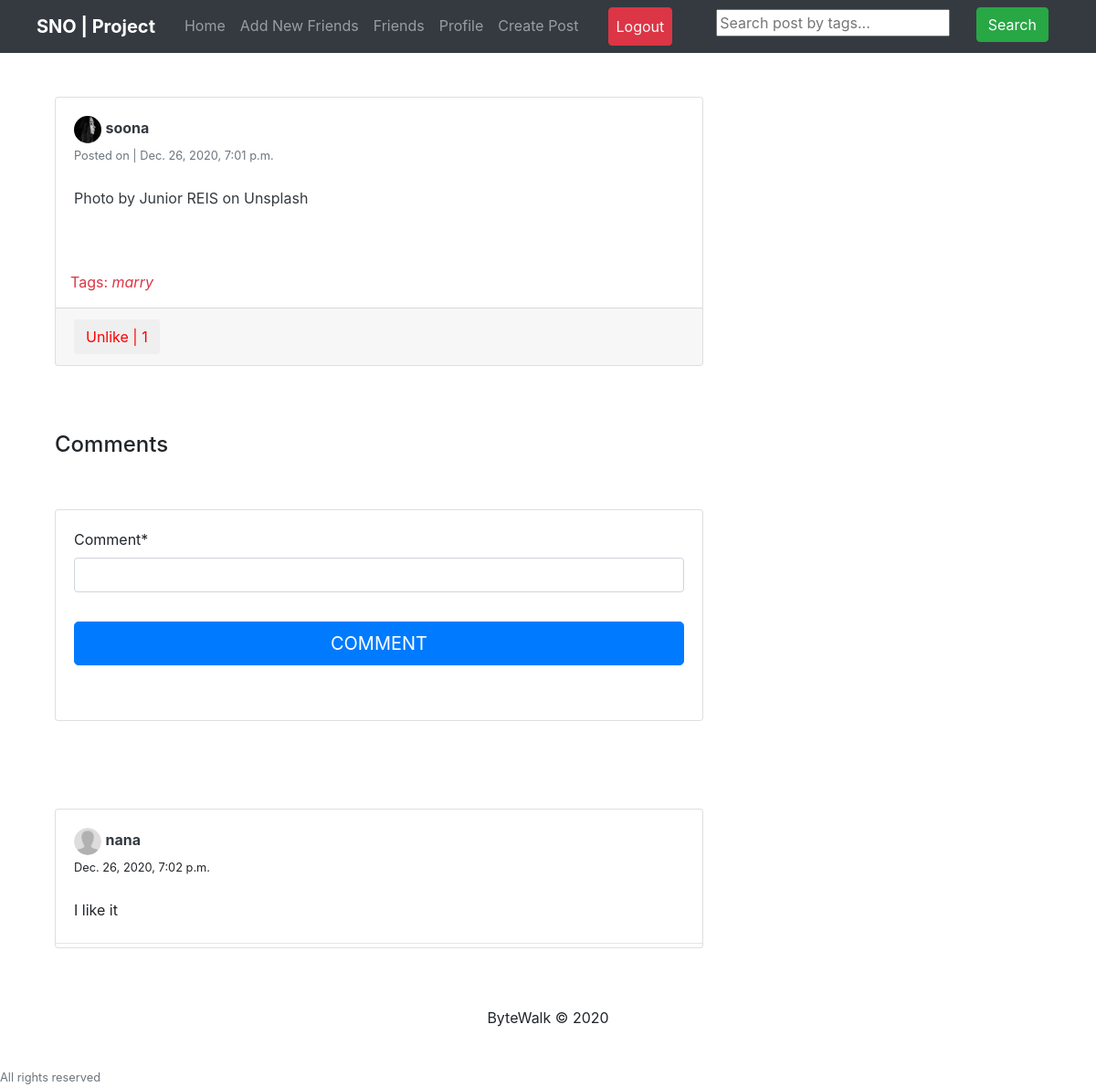
The app's page /post/5/ (signed in) with its own data.
### feed/models.py (models this page shows, shortened)
class Post(models.Model):
    description = models.CharField(max_length=255, blank=True)
    pic = models.ImageField(upload_to='path/to/imgs')
    date_posted = models.DateTimeField(default=timezone.now)
    user_name = models.ForeignKey(User, on_delete=models.CASCADE)
    tags = models.CharField(max_length=100, blank=True)

class Cooments(models.Model):
    post = models.ForeignKey(Post, related_name='details', on_delete=models.CASCADE)
    username = models.ForeignKey(User, related_name='details', on_delete=models.CASCADE)
    comment = models.CharField(max_length=255)
    comment_date = models.DateTimeField(default=timezone.now)

### users/models.py (models this page shows, shortened)
class Profile(models.Model):
    user = models.OneToOneField(User, on_delete=models.CASCADE)
    image = models.ImageField(default='default.png', upload_to='profile_pics')
    slug = AutoSlugField(populate_from='user')
    bio = models. CharField(max_length=255, blank=True)
    friends = models.ManyToManyField('profile', blank=True)
    def get_absolute_url(self):
        return "/users/{}".format(self.slug)

### feed/views.py (the view)
# urls.py: path('post/<int:pk>/', views.post_detail, name='post-detail'),
@login_required
def post_detail(request, pk):
    post = get_object_or_404(Post, pk=pk)
    user = request.user
    is_liked = Like.objects.filter(user=user, post=post)
    if request.method == 'POST':
            form = NewCommentForm(request.POST)
            if form.is_valid():
                    data = form.save(commit=False)
                    data.post = post
                    data.username = user
                    data.save()
                    return redirect('post-detail', pk=pk)
    else:
            form = NewCommentForm()
    return render(request, 'feed/post_detail.html', {'post':post, 'is_liked':is_liked, 'form':form})

### feed/forms.py
class NewCommentForm(forms.ModelForm):
    class Meta:
        model = Cooments
        fields  = ['comment']

### feed/templates/feed/post_detail.html (shortened to what this page needs)
{% extends "feed/layout.html" %}
{% load static %}
{% load crispy_forms_tags %}
{% block searchform %}
<form class="form-inlin my-2 my-lg-0 ml-5" action="{% url 'search_posts' %}">
    <input name="p" type="text" placeholder="Search post by tags...">
    <button class="btn btn-success my-2 my-sm-0 ml-4" type="submit">Search</button>
</form>
{% endblock searchform %}
{% block content %}
    <div class="container">
        <div class="row">
            <div class="col-md-8">
                <div class="card card-signin my-5">
                    <div class="card-body">
                        <a href="{{ post.user_name.profile.get_absolute_url }}">
                            <img src="{{ post.user_name.profile.image.url }}" class="rounded-circle" width="30" height="30" alt="">
                        </a>
                        <a href="{{ post.user_name.profile.get_absolute_url }}" class="text-dark"><b>{{ post.user_name }}</b></a>
                        <br><small class="text-muted">Posted on | {{ post.date_posted }}</small>
                        <br><br>
                        <p class="card-text text-dark">{{ post.description }}</p>
                    </div>
                    <a href="{{ post.pic.url }}"><img src="{{ post.pic.url }}" class="card-img-top" alt=""></a>
                    {% if post.tags %}
                        <br><p class="text-danger ml-3">Tags: <i>{{ post.tags }}</i></p>
                    {% endif %}
                    <div class="card-footer">
                        <button class="btn btn-white mr-3 like" id="{{ post.id }}">
                            {% if is_liked %}
                                <a href="{% url 'post-like' %}" style="color:red;" id="likebtn{{ post.id }}"> Unlike | {{post.likes.count}}</a>
                            {% else  %}
                                <a href="{% url 'post-like' %}" style="color:green;" id="likebtn{{ post.id }}"> Like | {{post.likes.count}}</a>
                            {% endif %}
                        </button>
                    </div>
                </div>
            </div>
        </div>
        <br>
        <h4>Comments</h4>
        <div class="row">
            <div class="col-md-8">
                <div class="card card-signin my-5">
                    <div class="card-body">
                        <form class="form-signin" method="POST">
                            <fieldset class="form-group">
                                {{ form|crispy }}
                            </fieldset>
                            <div class="form-group">
                                <button class="btn btn-lg btn-primary btn-block text-uppercase" type="submit">Comment</button><br>
                            </div>
                        </form>
                    </div>
                </div>
            </div>
        </div>
         <div class="row">
             <div class="col-md-8">
                {% if post.details.all  %}
                <div class="card card-signin my-5">
                    {% for detail in post.details.all %}
                    <div class="card-body">
                        <a href="{{ detail.username.profile.get_absolute_url }}">
                            <img src="{{ detail.username.profile.image.url}}" class="rounded-circle" width="30" height="30" alt="">
                        </a>
                        <a href="{{ detail.username.profile.get_absolute_url }}" class="text-dark"><B>{{ detail.username }}</B></a>
                        <br><small>{{ detail.comment_date }}</small><br><br>
                        <p class="card-text text-card">{{ detail.comment }}</p>
                    </div>
                    <hr class="my-1">
                    {% endfor %}
                </div>
                {% else %}
                    <p>No Comment to show</p>
                {% endif %}
             </div>
         </div>
    </div>
{% endblock content %}

### records on screen
Post: user_name.profile.image (picture), user_name "soona", date_posted "Dec. 26, 2020, 7:01 p.m.", description "Photo by Junior REIS on Unsplash", tags "marry", likes.count "1"
Cooments: username.profile.image (placeholder picture), username "nana", comment_date "Dec. 26, 2020, 7:02 p.m.", comment "I like it"
